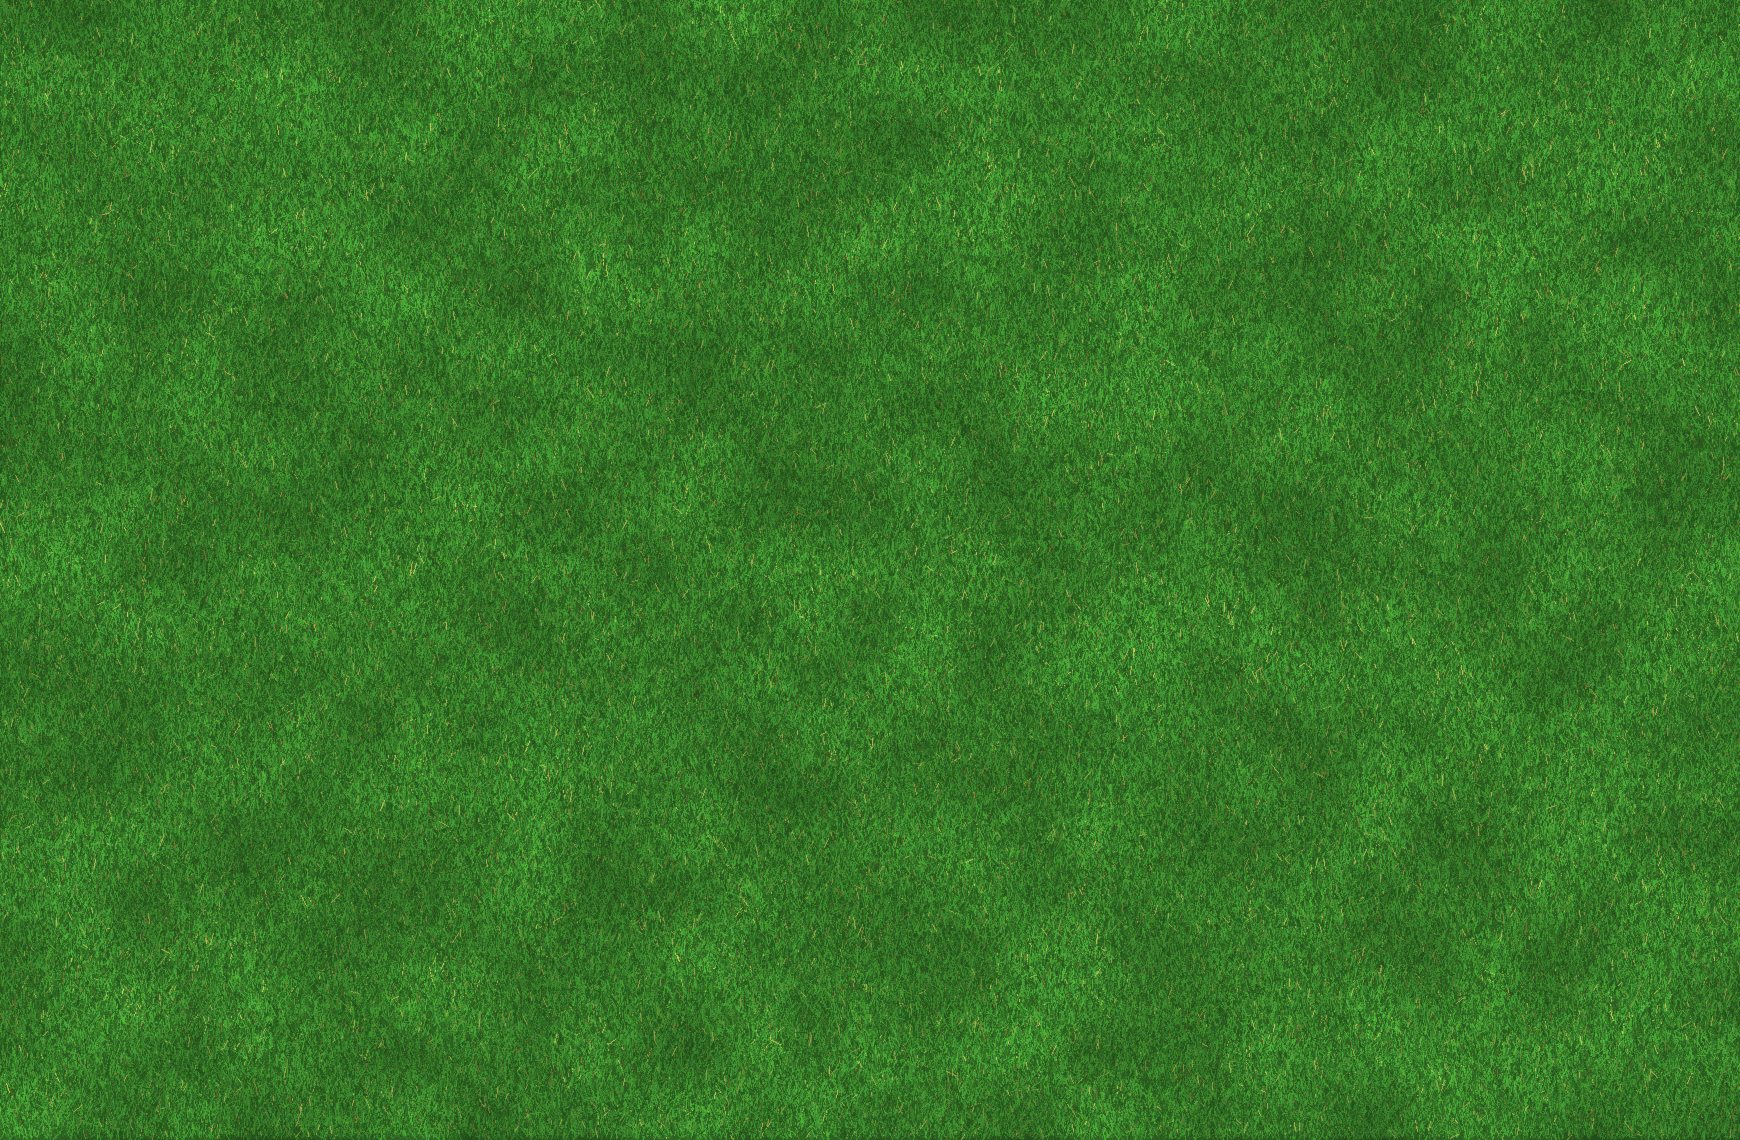

Python code for this plot:
import random, math
import numpy as np
from PIL import Image, ImageDraw, ImageFilter
random.seed(11); np.random.seed(11)
W, H = 1740, 1140
# low-frequency patchiness
small = np.random.rand(H // 60 + 2, W // 60 + 2).astype(np.float32)
patch = np.asarray(Image.fromarray((small * 255).astype(np.uint8)).resize((W, H), Image.BICUBIC), dtype=np.float32) / 255.0
base = np.zeros((H, W, 3), np.float32)
base[..., 0] = 34 + patch * 14
base[..., 1] = 78 + patch * 26
base[..., 2] = 26 + patch * 10
img = Image.fromarray(base.astype(np.uint8))
d = ImageDraw.Draw(img)
for i in range(520000):
    x = random.uniform(0, W); y = random.uniform(0, H)
    ln = random.uniform(4, 11)
    a = random.gauss(-math.pi / 2, 0.5)
    p = patch[min(H - 1, int(y)), min(W - 1, int(x))]
    t = random.random()
    v = 0.55 + 0.75 * t * (0.7 + 0.6 * p)
    if random.random() < 0.035:
        col = (int(150 * v), int(150 * v), int(70 * v))  # dry blade
    else:
        col = (int(52 * v + 8), int(118 * v + 14), int(38 * v + 6))
    d.line([(x, y), (x + math.cos(a) * ln, y + math.sin(a) * ln)], fill=col, width=1)
img = img.filter(ImageFilter.GaussianBlur(0.45))
arr = np.asarray(img, dtype=np.float32)
arr += np.random.normal(0, 5, arr.shape)
Image.fromarray(np.clip(arr, 0, 255).astype(np.uint8)).save('turf.jpg', quality=84)
